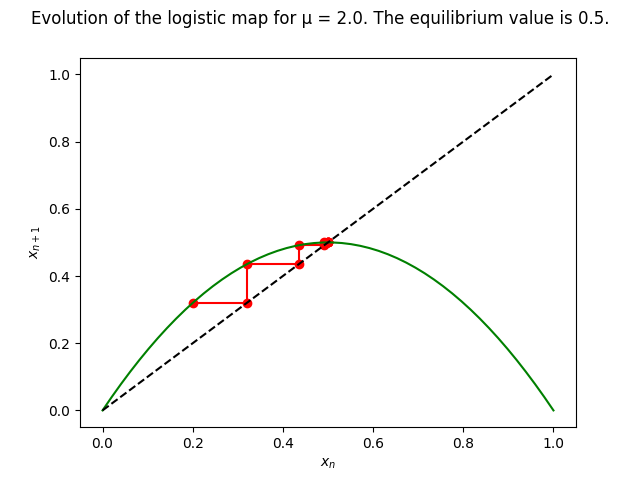

Write Python code to recreate this figure.
#!/usr/bin/env python

"""Trying out TrivialSys (DySys#44).

:author: G. D. McBain <gmcbain>

:created: 2018-03-16

"""

from itertools import count
from os.path import extsep

import attr
from toolz import sliding_window, take, unique

from matplotlib.pyplot import subplots
import numpy as np

from dysys.trivial_sys import TrivialSys


def main(name: str, mu: float=2.) -> None:
    sys = TrivialSys()

    def logistic_map(x: float, mu: float=mu) -> float:
        return mu * x * (1 - x)

    State = attr.make_class('State',
                            {'x': attr.ib(type=float),
                             'n': attr.ib(type=int, default=0)},
                            frozen=True)

    sequence = unique(d.x for _, __, d in
                      sys.march(np.inf,
                                d=State(x=0.2),
                                events=((n,
                                         lambda _, __, x, d:
                                         (x, attr.evolve(d,
                                                         x=logistic_map(d.x),
                                                         n=d.n + 1)))
                                        for n in count())))

    x = list(take(7, sequence))
    print(x)
    xy = np.array(list(sliding_window(2, np.repeat(x, 2)[1:])))

    fig, ax = subplots()
    fig.suptitle(f'Evolution of the logistic map for µ = {mu}.'
                 f' The equilibrium value is {(mu-1)/mu}.')
    ax.plot(*np.split(xy, 2, 1), 'ro-')
    x = np.linspace(0, 1)
    ax.plot(x, logistic_map(x), 'g')
    ax.plot(x, x, 'k--')
    ax.set_xlabel('$x_n$')
    ax.set_ylabel('$x_{n+1}$')
    fig.savefig(extsep.join([name, 'png']))


if __name__ == '__main__':

    from sys import argv
    from os.path import basename, splitext

    main(splitext(basename(argv[0]))[0])
